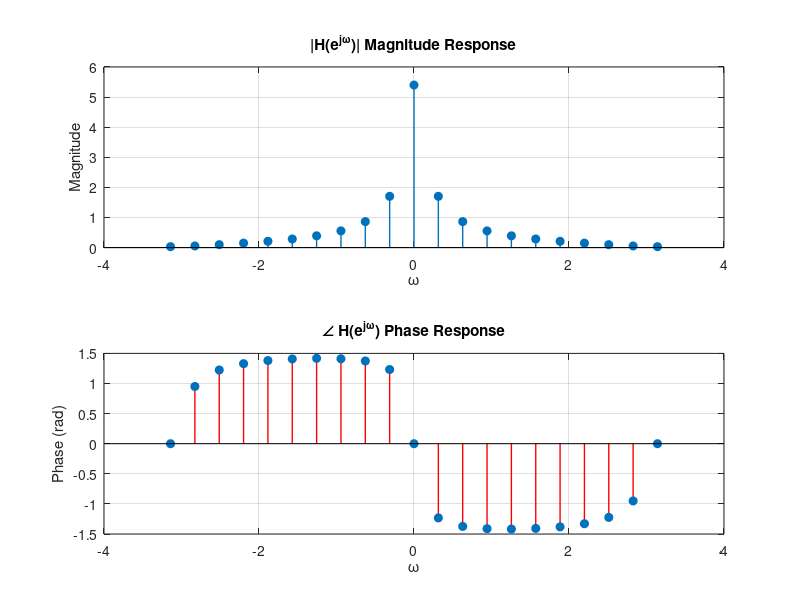

Here is the MATLAB script that generated this plot:
b0 = 0.3; b1 = 0.24;
a0 = 1;   a1 = -0.9;

w = -pi : pi/10 : pi; 

z_inv = exp(-1j * w); 
H = (b0 + b1 .* z_inv) ./ (a0 + a1 .* z_inv);

mag = abs(H);
pha = angle(H); 

figure;
subplot(2,1,1);
stem(w, mag, 'filled', 'LineWidth', 1); 
grid on;
title('|H(e^{j\omega})| Magnitude Response');
xlabel('\omega'); 
ylabel('Magnitude');

subplot(2,1,2);
stem(w, pha, 'filled', 'LineWidth', 1, 'Color', 'r'); grid on;
title('\angle H(e^{j\omega}) Phase Response');
xlabel('\omega'); 
ylabel('Phase (rad)');
